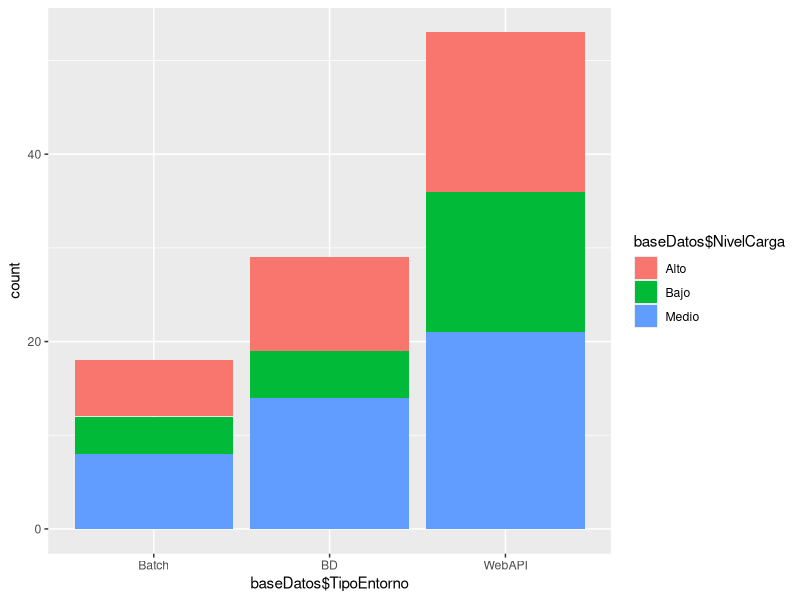
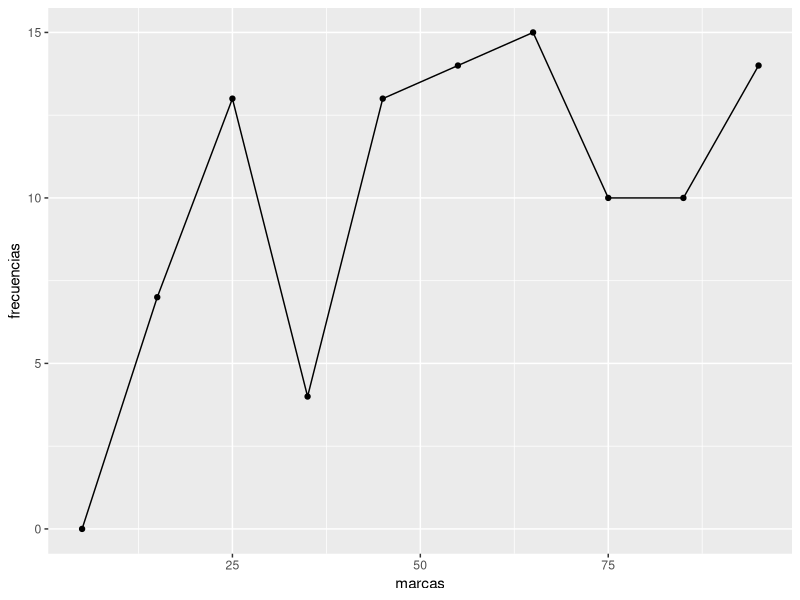

These charts were generated, in order, by the following R code:
## ---- chunk 1
knitr::opts_chunk$set(echo = TRUE)
## ---- chunk 2
if(!require("readxl")){install.packages("readxl")}
library("readxl")


baseDatos= read_xlsx("BaseDatosServidores.xlsx")

if(!require("flextable")){
install.packages("flextable")
library("flextable")
}

if(!require("ggplot2")){
install.packages("ggplot2")
library("ggplot2")
}
## ---- chunk 3

frec_absoluta <- as.vector(table(baseDatos$EstadoServidor))
frec_porcentual <- round(prop.table(frec_absoluta) * 100,2)

tabla <- data.frame(names(table(baseDatos$EstadoServidor)),frec_absoluta,frec_porcentual)

tabla<-flextable::align(flextable(tabla),align="center",part = "all")
tabla <-set_caption(tabla, "Cuadro :")
tabla <- add_footer_lines(tabla, "Fuente: ")
tabla <- color(tabla, part ="all", color ="gray21")
tabla <- color(tabla, part ="header", color ="gray14")
tabla <- color(tabla, part ="footer", color ="black")
tabla

## ---- chunk 4

#clasesNivelSegunEntorno = split(baseDatos$NivelCarga , baseDatos$TipoEntorno)
#clasesNivelSegunEntorno

#ggplot(data.frame(clasesNivelSegunEntorno),aes(x = clasesNivelSegunEntorno, fill =baseDatos$TipoEntorno)) +geom_col()

#ggplot(datos, aes(x = Estado, fill = Sexo)) +geom_bar(position = "dodge") 

ggplot(baseDatos,aes(x = baseDatos$TipoEntorno, fill =baseDatos$NivelCarga)) +geom_bar()

## ---- chunk 5
clasesUsoCpu= cut(
  baseDatos$UsoCPU,
  breaks = seq(0, 100, by = 10),
  right = FALSE
)
tabla_frecuencias <- table(clasesUsoCpu)
frecuencias <- as.numeric(table(clasesUsoCpu))

marcas <- seq(5, 95, by = 10)


ggplot(data.frame(marcas, frecuencias),aes(x = marcas, y = frecuencias))+geom_line() +geom_point()
## ---- chunk 6
claseLatenciaEnWebAPI <- baseDatos$Latencia[baseDatos$TipoEntorno == "WebAPI"]

mediana<-median(claseLatenciaEnWebAPI)
deviacion = sd(claseLatenciaEnWebAPI,na.rm=TRUE)

cat("mediana",mediana)
cat("deviacion", deviacion)

## ---- chunk 7

nombre<-quantile(baseDatos$UsoRAM,probs=0.07,na.rm=TRUE)
cat("percentil 7", quantile(baseDatos$UsoRAM,probs=0.07,na.rm=TRUE))
cat("cuartil 1", quantile(baseDatos$UsoRAM,probs=0.25,na.rm=TRUE))
